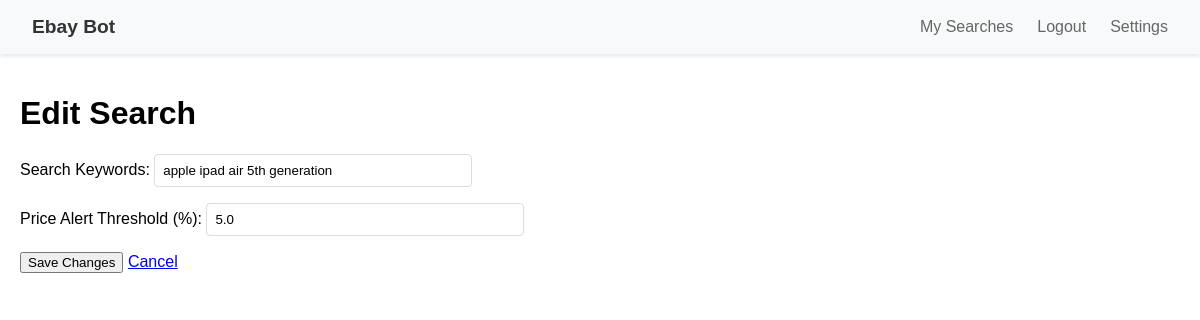
The page /queries/2 (signed in) on the database as committed earlier.
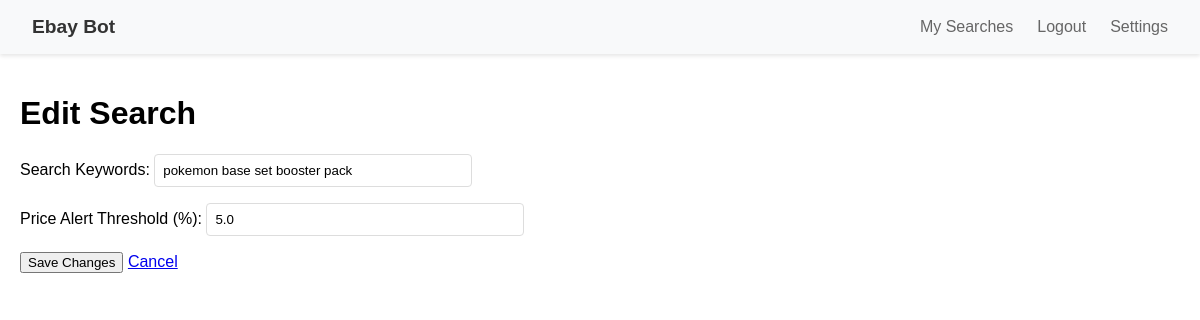
The same page on the database as committed later.
### app/models.py (models this page shows)
class Query(db.Model):
    __tablename__ = 'queries'
    id = db.Column(db.Integer, primary_key=True)
    keywords = db.Column(db.String(255), nullable=False)
    check_interval = db.Column(db.Integer, nullable=False)
    user_id = db.Column(db.Integer, db.ForeignKey('users.id'), nullable=False)
    min_price = db.Column(db.Numeric(10,2))
    max_price = db.Column(db.Numeric(10,2))
    created_at = db.Column(db.DateTime, default=datetime.utcnow)
    filters = db.Column(db.JSON)  # {min_price, max_price, condition, etc}
    is_active = db.Column(db.Boolean, default=False)
    last_checked = db.Column(db.DateTime)
    limit = db.Column(db.Integer, default=200)
    total_items = db.Column(db.Integer)  # Track total found
    price_alert_threshold = db.Column(db.Float, default=5.0)  # Percentage threshold
    marketplace = db.Column(db.String(10), nullable=False, default='EBAY_GB')
    item_location = db.Column(db.String(10), nullable=False, default='GB')
    items = db.relationship('Item', backref='query', cascade='all, delete-orphan')

### app/routes/queries.py (the view)
@bp.route('/<int:query_id>', methods=['GET', 'POST'])
@login_required #TODO: Edit query button is not calling this function/ generally not working
def edit_query(query_id):
    query = Query.query.get_or_404(query_id)
    form = QueryForm(obj=query)  # Populate form from query object
    if form.validate_on_submit():
        form.populate_obj(query)  # Update query from form data
        db.session.commit()
        return redirect(url_for('queries.manage_queries'))
    return render_template('queries/edit.html', form=form, query=query)

### app/forms.py
class QueryForm(FlaskForm):
    keywords = StringField('Search Terms', validators=[DataRequired()])
    min_price = DecimalField('Minimum Price', places=2, validators=[Optional()])
    max_price = DecimalField('Maximum Price', places=2, validators=[Optional()])
    check_interval = IntegerField(
        'Check Every (minutes)',
        validators=[InputRequired(), NumberRange(min=1, max=1440)]
    )
    marketplace = SelectField(
    'Marketplace',
    choices=[
        (m['code'], f"{m['country']} ({m['site']})")
        for m in MARKETPLACE_IDS.values()
    ],
    default='EBAY_GB'
)
    item_location = SelectField(
        'Item Location',
        choices=[
            (l['location'], f"{l['country']}")
            for l in MARKETPLACE_IDS.values()
        ],
        default='GB'
    )
    submit = SubmitField('Save Search')

### app/extensions.py (called while the page is built)
def load_user(user_id):
    from app.models import User
    return User.query.get(int(user_id))

### app/templates/queries/edit.html (shortened to what this page needs)
{% extends 'base.html' %}
{% block content %}
<h1>Edit Search</h1>
<form method="POST">
    <div class="form-group">
        <label for="keywords">Search Keywords:</label>
        <input type="text" id="keywords" name="keywords"
               value="{{ query.keywords }}" required>
    </div>
    <div class="form-group">
        <label for="threshold">Price Alert Threshold (%):</label>
        <input type="number" id="threshold" name="threshold"
               step="0.1" min="0" max="100"
               value="{{ query.price_alert_threshold }}" required>
    </div>
    <button type="submit" class="btn-save">Save Changes</button>
    <a href="{{ url_for('queries.manage_queries') }}" class="btn-cancel">Cancel</a>
</form>
{% endblock %}

Rows that differ between the two databases and show on the page:
changed Query: keywords "apple ipad air 5th generation" → "pokemon base set booster pack"
